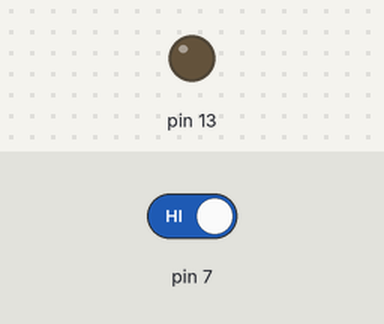
A sketch run on a simulated Arduino Uno, built with avr-gcc and run on an emulated ATmega328P. Parts: output pins drawn as LEDs (lit = HIGH). Inputs (shaded band) come from the test bench; at power-on: pin 7 HIGH.

Above: at 1.2 s.
1.3 s: pin 7 driven LOW
At 2.3 s:
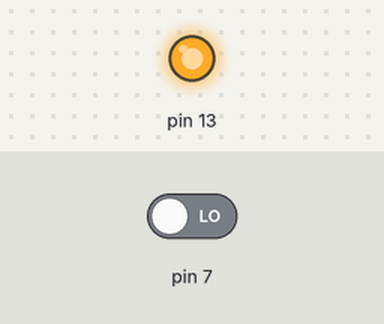
2.8 s: pin 7 driven HIGH
At 3.4 s:
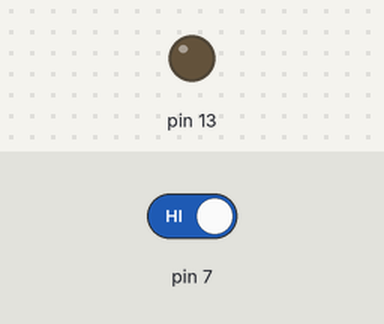
Timing chart, 0 to 5.8 s (numbered marks = the images above; inputs shaded):
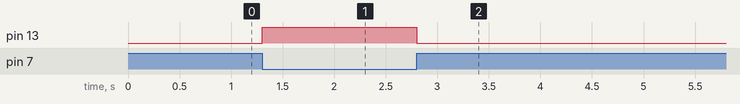

Measured:
- after the input at 1.3 s, pin 13: LOW → HIGH at once
- after the input at 2.8 s, pin 13: HIGH → LOW at once

The sketch:

FireSensor_Test.ino
```cpp
void setup() {
  pinMode(7,INPUT);
  pinMode(13,OUTPUT);
  digitalWrite(13,LOW);

}

void loop() {
  int x=0;
  x= digitalRead(7);
  if(x==LOW)
  {
    digitalWrite(13,HIGH);
  }
  else
  {
    digitalWrite(13,LOW);
  }

}
```
